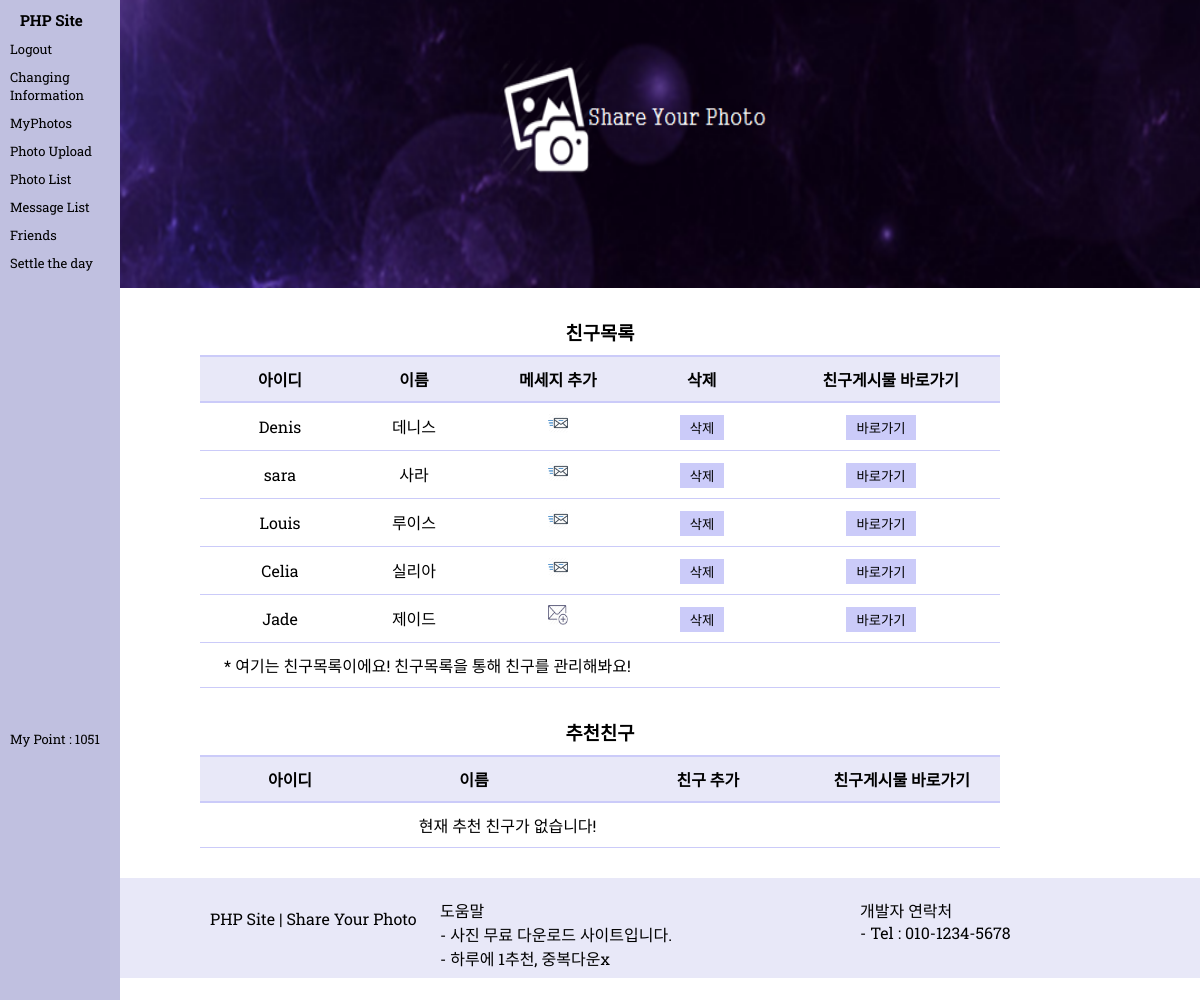
The page /friends_form.php (signed in) on the database its author committed.
### tables this page shows
CREATE TABLE `members` (
  `num` int(11) NOT NULL,
  `id` char(15) NOT NULL,
  `pass` char(15) NOT NULL,
  `name` char(10) NOT NULL,
  `point` int(11) NULL,
  `recommend_index` int(11) NULL,
  `mylike` char(255) NULL,
  `mydownload` char(255) NULL,
  `myfriends` char(255) NULL,
  `messagefriends` char(255) NULL,
  `recommendfriends` char(255) NULL
);

### friends_form.php (the view, shortened to what this page needs)
<!DOCTYPE html>
<html>
<head>
<link rel="stylesheet" type="text/css" href="./css/index_style.css?good">
<link rel="stylesheet" type="text/css" href="./css/friends.css?good">
</head>
<body>
<header>
    <?php include "header.php";?>
</header>
<section>
   	<div id="friends_box">
	    <h3 id="member_title">
	    	친구목록
		</h3>
	    <ul id="member_list">
				<li>
					<span class="col1">아이디</span>
					<span class="col2">이름</span>
					<span class="col3">메세지 추가</span>
                    <span class="col4">삭제</span>
                    <span class="col5">친구게시물 바로가기</span>
				</li>
		<li>
		<?php
            $con = mysqli_connect("localhost:3307","root","","phpsitedb");
            $sql = "select * from members where id='$userid'";
            $result = mysqli_query($con,$sql);
            $row = mysqli_fetch_array($result);
            $myfriends = $row["myfriends"];
            if($myfriends!=null or $myfriends!=""){
                $myfriends_ary = explode(",",$myfriends);
                for($i=0;$i<count($myfriends_ary);$i++){
                    $friend_sql = "select * from members where num=$myfriends_ary[$i]";
                    $friend_result = mysqli_query($con,$friend_sql);
                    $friend_row = mysqli_fetch_array($friend_result);
                ?>
                    <span class="col1"><?=$friend_row["id"]?></span>
                    <span class="col2"><?=$friend_row["name"]?></span>
                    <?php
                        $messagefriends = $row["messagefriends"];
                        $messagefriends_ary = explode(",",$messagefriends);
                        $friend_status = true;
                        for($k=0;$k<count($messagefriends_ary);$k++){
                            if($messagefriends_ary[$k]==$friend_row["id"]){
                                $friend_status = false;
                            }
                        }
                    if($friend_status){
                    ?>
                    <span class="col3"><a href="message_add_friend.php?my_id=<?=$userid?>&opponent_id=<?=$friend_row["id"]?>"><img src="./img/message_add.png" width="20px"; height="20px";></a></span>
                    <?php
                        }else{
                    ?>
                    <span class="col3"><a href="message_view_form.php?opponentid=<?=$friend_row["id"]?>"><img src="./img/message_go.png" width="20px"; height="20px";></a></span>
                    <?php
                        }
                            ?>
                    <span class="col4"><button type="button" onclick="location.href='friends_delete.php?num=<?=$friend_row["num"]?>&userid=<?=$userid?>&friend_id=<?=$friend_row["id"]?>'">삭제</button></span>
                    <span class="col5"><button type="button" onclick="location.href='myphoto_list_form.php?id=<?=$friend_row["id"]?>&page=1'">바로가기</button>&nbsp;&nbsp;&nbsp;&nbsp;&nbsp;</span>
                </li>
                <li>
                <?php
                }
                ?>
                    &nbsp;&nbsp;&nbsp;&nbsp;&nbsp;&nbsp;* 여기는 친구목록이에요! 친구목록을 통해 친구를 관리해봐요!
            <?php
            }
            ?>
		</li>
	    </ul>
        <h3 id="member_title">추천친구</h3>
        <ul id="member_list">
            <li>
	           <span class="col6">아이디</span>
	           <span class="col7">이름</span>
	           <span class="col8">친구 추가</span>
                <span class="col9">친구게시물 바로가기</span>
            </li>
        <li>
		<?php
            $con = mysqli_connect("localhost:3307","root","","phpsitedb");
            $sql = "select * from members where id='$userid'";
            $result = mysqli_query($con,$sql);
            $row = mysqli_fetch_array($result);
            $recommendfriends = $row["recommendfriends"];
            if($recommendfriends!=null or $recommendfriends!=""){
                $recommendfriends_ary = explode(",",$recommendfriends);
                for($i=0;$i<count($recommendfriends_ary);$i++){
                    $recommend_sql = "select * from members where num=$recommendfriends_ary[$i]";
                    $recommend_result = mysqli_query($con,$recommend_sql);
                    $recommend_row = mysqli_fetch_array($recommend_result);
                ?>
                    <span class="col6"><?=$recommend_row["id"]?></span>
                    <span class="col7"><?=$recommend_row["name"]?></span>
                    <span class="col8"><button type="button" onclick="location.href='friends_add.php?id=<?=$userid?>&photoid=<?=$recommend_row["id"]?>&num=0'">친구추가</button></span>
                    <span class="col9"><button type="button" onclick="location.href='myphoto_list_form.php?id=<?=$recommend_row["id"]?>&page=1'">바로가기</button>&nbsp;&nbsp;&nbsp;&nbsp;&nbsp;</span>
                </li>
                <li>
                <?php
                }
                ?>
                    &nbsp;&nbsp;&nbsp;&nbsp;&nbsp;&nbsp;* 상대방은 친구추천을 해놓은 상태에요! 원한다면 게시물 확인후에 친구추천을 걸어주세요!
            <?php
            }
            else{
               ?>
                    <span>현재 추천 친구가 없습니다!</span><br>
            <?php
            }
            ?>
		</li>
        </ul>
	</div>
</section>
<footer>
    <?php include "footer.php";?>
</footer>
</body>
</html>

### css/index_style.css (style rules this page uses)
body { font-family: 'Roboto Slab', serif; }
* { padding: 0; margin: 0; text-decoration: none; list-style: none; color : black; }
body { background: white no-repat center top / 100% auto; }
footer { height: 100px; background-color: #E8E8F8; margin-left: 120px; }

### css/friends.css (style rules this page uses)
#friends_box { width: 800px; margin: 0 auto; }
#friends_box h3#member_title { margin: 30px 0 10px 0; text-align: center; }
#member_list { margin: 10px 0 30px 0; }
#member_list li:nth-child(1) { font-weight: bold; border-top: solid 2px #CBCBF9; border-bottom: solid 2px #CBCBF9; background-color: #E8E8F8; }
#member_list li { padding: 10px 0; border-bottom: solid 1px #CBCBF9; }
#member_list span { display: inline-block; text-align: center; }
#member_list button { padding: 3px 10px; background: #CBCBF9; border: 0; }
#member_list .col1 { margin-left: 40px; width: 80px; }
#member_list .col2 { width: 180px; }
#member_list .col3 { width: 100px; }
#member_list .col4 { width: 180px; }
#member_list .col5 { width: 190px; text-align: center; }
#member_list .col6 { margin-left: 40px; width: 100px; }
#member_list .col7 { width: 260px; }
#member_list .col8 { width: 200px; }
#member_list .col9 { width: 180px; text-align: center; }

### rows shown on the page
members: id "Denis", name "데니스"
members: id "sara", name "사라"
members: id "Louis", name "루이스"
members: id "Celia", name "실리아"
members: id "Jade", name "제이드"

### other values the page prints
$userpoint "1051"
